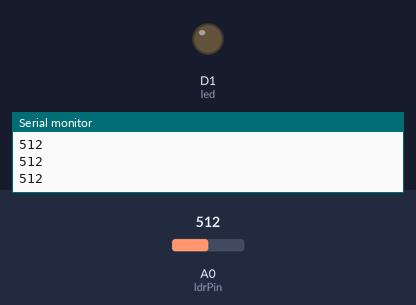
Recording of a sketch running on a simulated ESP8266 (NodeMCU). Parts: output pins drawn as LEDs (lit = HIGH), the last lines printed to the serial monitor. Inputs (shaded band) come from the test bench; at power-on: A0 (ldrPin) = 512. WiFi joins after 1.5 s; servers stay silent unless stated.

Above: at 3.0 s.
3.1 s: A0 (ldrPin) set to 107
4.6 s: A0 (ldrPin) set to 92
At 5.5 s:
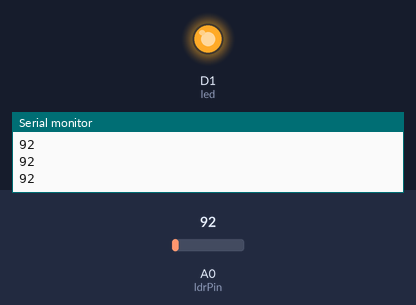
6.1 s: A0 (ldrPin) set to 110
At 7.0 s:
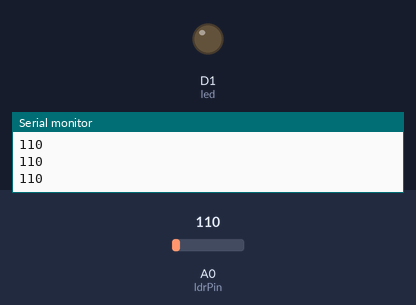
7.6 s: A0 (ldrPin) set to 90
At 8.3 s:
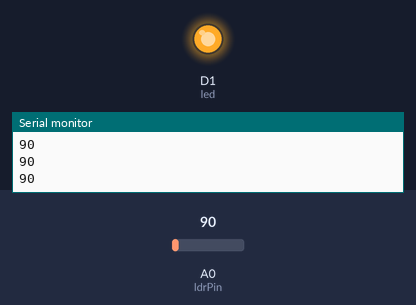
Timing chart, 0 to 10.1 s (numbered marks = the images above; inputs shaded):
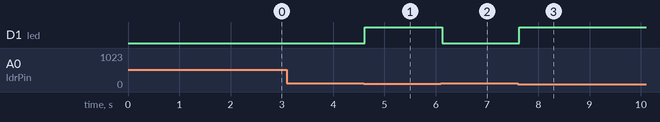

Measured:
- the behaviour switches between 100 and 99 on A0 (ldrPin) (found by bisection; images 0 and 1)
- after the input at 4.6 s, D1 (led): LOW → HIGH at once
- after the input at 6.1 s, D1 (led): HIGH → LOW at once
- after the input at 7.6 s, D1 (led): LOW → HIGH at once

The sketch:

course_project.ino
```cpp
#define BLYNK_TEMPLATE_ID "TMPL3S1IjJOFJ"
#define BLYNK_TEMPLATE_NAME "mobilenotify"
#define BLYNK_AUTH_TOKEN "UF-Croi0CFGeCZuSUhBCefKov0g11AiL"
#include <ESP8266WiFi.h>
#include <BlynkSimpleEsp8266.h>

char auth[]=BLYNK_AUTH_TOKEN;  // Replace with your Blynk authentication token

const int ldrPin = A0;
const int led = D1;
int threshold = 100;

void setup(){
  Serial.begin(9600);
  Blynk.begin(auth,"Soham","iambatman");  // Replace with your WiFi credentials
  pinMode(ldrPin,INPUT);
  pinMode(led,OUTPUT);
}
void sendNotification(const char* message)
{
    Blynk.virtualWrite(V1, message);  // Assuming you have a Notification widget on V1
}
void loop() {
  Blynk.run();
  int rawData = analogRead(ldrPin);
  Serial.println(rawData);
  if(rawData < threshold)
  {
    digitalWrite(led,HIGH);
    // Blynk.notify("Take your medicine!");
    sendNotification("Hello from Arduino!");
  }

  else
  {
    digitalWrite(led, LOW);
  }
  delay(100);
}
```
